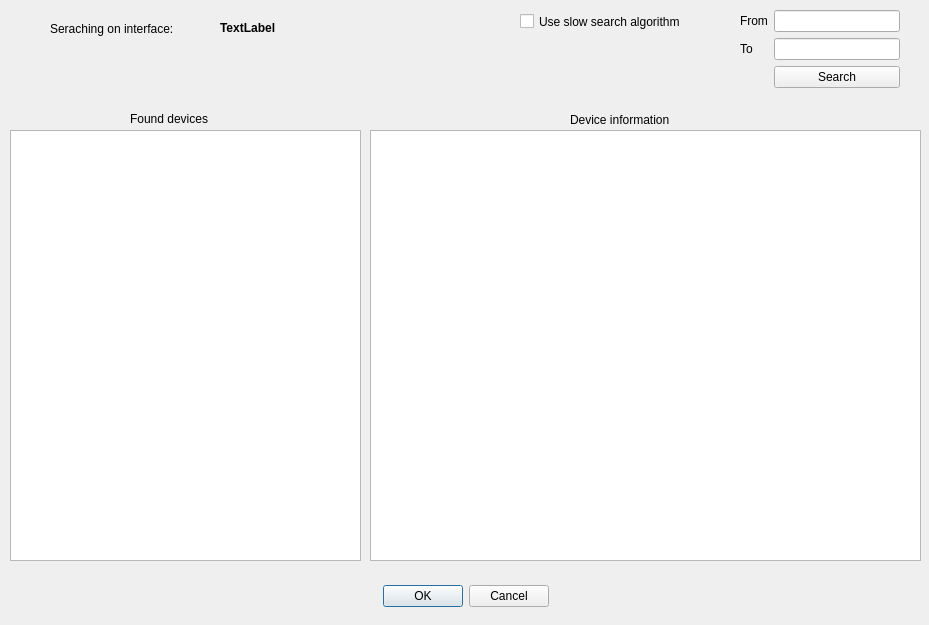
<?xml version="1.0" encoding="UTF-8"?>
<ui version="4.0">
 <class>Dialog</class>
 <widget class="QDialog" name="Dialog">
  <property name="geometry">
   <rect>
    <x>0</x>
    <y>0</y>
    <width>929</width>
    <height>625</height>
   </rect>
  </property>
  <property name="windowTitle">
   <string>Scan for VSCP device</string>
  </property>
  <widget class="QDialogButtonBox" name="buttonBox">
   <property name="geometry">
    <rect>
     <x>10</x>
     <y>580</y>
     <width>911</width>
     <height>32</height>
    </rect>
   </property>
   <property name="orientation">
    <enum>Qt::Horizontal</enum>
   </property>
   <property name="standardButtons">
    <set>QDialogButtonBox::Cancel|QDialogButtonBox::Ok</set>
   </property>
   <property name="centerButtons">
    <bool>true</bool>
   </property>
  </widget>
  <widget class="QLabel" name="label">
   <property name="geometry">
    <rect>
     <x>50</x>
     <y>20</y>
     <width>171</width>
     <height>17</height>
    </rect>
   </property>
   <property name="text">
    <string>Seraching on interface:</string>
   </property>
  </widget>
  <widget class="QLabel" name="label_interface_search">
   <property name="geometry">
    <rect>
     <x>220</x>
     <y>20</y>
     <width>231</width>
     <height>17</height>
    </rect>
   </property>
   <property name="font">
    <font>
     <weight>75</weight>
     <bold>true</bold>
    </font>
   </property>
   <property name="autoFillBackground">
    <bool>false</bool>
   </property>
   <property name="text">
    <string>TextLabel</string>
   </property>
   <property name="textFormat">
    <enum>Qt::RichText</enum>
   </property>
  </widget>
  <widget class="QListWidget" name="listWidget">
   <property name="geometry">
    <rect>
     <x>10</x>
     <y>130</y>
     <width>351</width>
     <height>431</height>
    </rect>
   </property>
  </widget>
  <widget class="QLabel" name="label_2">
   <property name="geometry">
    <rect>
     <x>130</x>
     <y>110</y>
     <width>101</width>
     <height>17</height>
    </rect>
   </property>
   <property name="text">
    <string>Found devices</string>
   </property>
  </widget>
  <widget class="QTextBrowser" name="textBrowser">
   <property name="geometry">
    <rect>
     <x>370</x>
     <y>130</y>
     <width>551</width>
     <height>431</height>
    </rect>
   </property>
  </widget>
  <widget class="QLabel" name="label_3">
   <property name="geometry">
    <rect>
     <x>570</x>
     <y>110</y>
     <width>141</width>
     <height>20</height>
    </rect>
   </property>
   <property name="text">
    <string>Device information</string>
   </property>
  </widget>
  <widget class="QCheckBox" name="chkSlow">
   <property name="geometry">
    <rect>
     <x>520</x>
     <y>10</y>
     <width>211</width>
     <height>23</height>
    </rect>
   </property>
   <property name="text">
    <string>Use slow search algorithm</string>
   </property>
  </widget>
  <widget class="QWidget" name="formLayoutWidget">
   <property name="geometry">
    <rect>
     <x>740</x>
     <y>10</y>
     <width>160</width>
     <height>89</height>
    </rect>
   </property>
   <layout class="QFormLayout" name="formLayout">
    <item row="0" column="0">
     <widget class="QLabel" name="fromLabel">
      <property name="text">
       <string>From</string>
      </property>
     </widget>
    </item>
    <item row="0" column="1">
     <widget class="QLineEdit" name="fromLineEdit"/>
    </item>
    <item row="1" column="0">
     <widget class="QLabel" name="toLabel">
      <property name="text">
       <string>To</string>
      </property>
     </widget>
    </item>
    <item row="1" column="1">
     <widget class="QLineEdit" name="toLineEdit"/>
    </item>
    <item row="2" column="1">
     <widget class="QPushButton" name="pushButton">
      <property name="text">
       <string>Search</string>
      </property>
     </widget>
    </item>
   </layout>
  </widget>
 </widget>
 <resources/>
 <connections>
  <connection>
   <sender>buttonBox</sender>
   <signal>accepted()</signal>
   <receiver>Dialog</receiver>
   <slot>accept()</slot>
   <hints>
    <hint type="sourcelabel">
     <x>248</x>
     <y>254</y>
    </hint>
    <hint type="destinationlabel">
     <x>157</x>
     <y>274</y>
    </hint>
   </hints>
  </connection>
  <connection>
   <sender>buttonBox</sender>
   <signal>rejected()</signal>
   <receiver>Dialog</receiver>
   <slot>reject()</slot>
   <hints>
    <hint type="sourcelabel">
     <x>316</x>
     <y>260</y>
    </hint>
    <hint type="destinationlabel">
     <x>286</x>
     <y>274</y>
    </hint>
   </hints>
  </connection>
 </connections>
</ui>
